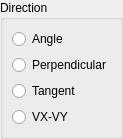
<ui version="4.0" >
 <class>EntityGUI_Dir1_QTD</class>
 <widget class="QWidget" name="EntityGUI_Dir1_QTD" >
  <property name="geometry" >
   <rect>
    <x>0</x>
    <y>0</y>
    <width>120</width>
    <height>124</height>
   </rect>
  </property>
  <property name="windowTitle" >
   <string>EntityGUI_Dir1_QTD</string>
  </property>
  <layout class="QGridLayout" >
   <property name="margin" >
    <number>0</number>
   </property>
   <property name="spacing" >
    <number>0</number>
   </property>
   <item row="0" column="0" >
    <widget class="QGroupBox" name="GroupDir1" >
     <property name="sizePolicy" >
      <sizepolicy>
       <hsizetype>7</hsizetype>
       <vsizetype>0</vsizetype>
       <horstretch>0</horstretch>
       <verstretch>0</verstretch>
      </sizepolicy>
     </property>
     <property name="title" >
      <string>Direction</string>
     </property>
     <layout class="QGridLayout" >
      <property name="margin" >
       <number>9</number>
      </property>
      <property name="spacing" >
       <number>6</number>
      </property>
      <item row="3" column="0" >
       <widget class="QRadioButton" name="RB_Dir14" >
        <property name="text" >
         <string>VX-VY</string>
        </property>
       </widget>
      </item>
      <item row="2" column="0" >
       <widget class="QRadioButton" name="RB_Dir13" >
        <property name="text" >
         <string>Tangent</string>
        </property>
       </widget>
      </item>
      <item row="0" column="0" >
       <widget class="QRadioButton" name="RB_Dir11" >
        <property name="text" >
         <string>Angle</string>
        </property>
       </widget>
      </item>
      <item row="1" column="0" >
       <widget class="QRadioButton" name="RB_Dir12" >
        <property name="text" >
         <string>Perpendicular</string>
        </property>
       </widget>
      </item>
     </layout>
    </widget>
   </item>
  </layout>
 </widget>
 <layoutdefault spacing="6" margin="11" />
 <pixmapfunction>qPixmapFromMimeSource</pixmapfunction>
 <tabstops>
  <tabstop>RB_Dir11</tabstop>
  <tabstop>RB_Dir12</tabstop>
  <tabstop>RB_Dir13</tabstop>
  <tabstop>RB_Dir14</tabstop>
 </tabstops>
 <resources/>
 <connections/>
</ui>
